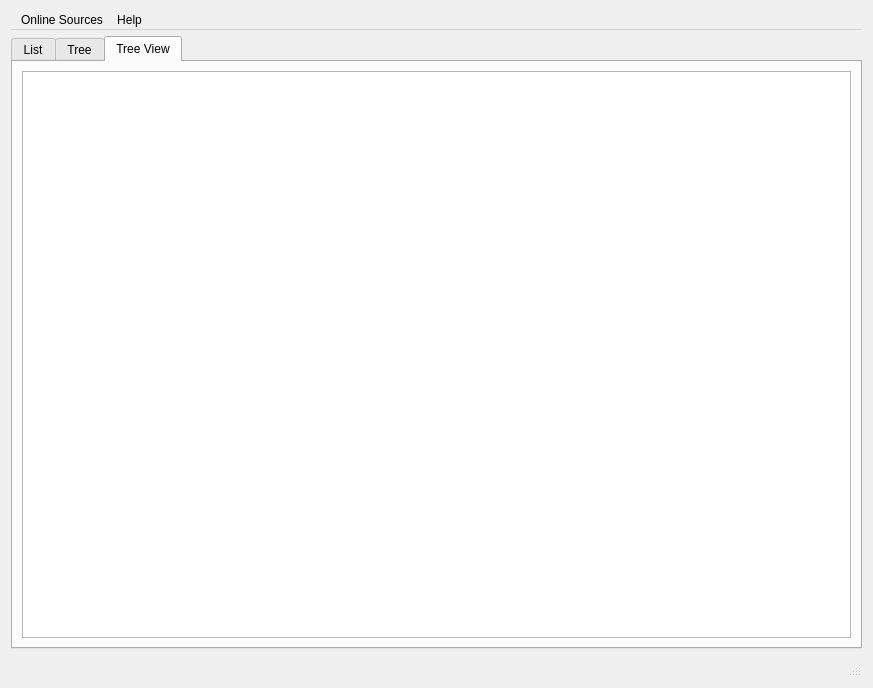
<?xml version="1.0" encoding="UTF-8"?>
<ui version="4.0">
 <class>TabDialogtoo</class>
 <widget class="QDialog" name="TabDialogtoo">
  <property name="geometry">
   <rect>
    <x>0</x>
    <y>0</y>
    <width>873</width>
    <height>688</height>
   </rect>
  </property>
  <property name="windowTitle">
   <string>Dialog</string>
  </property>
  <layout class="QVBoxLayout" name="verticalLayout">
   <item>
    <widget class="QMenuBar" name="menubar">
     <widget class="QMenu" name="menuOnline_Sources">
      <property name="title">
       <string>Online Sources</string>
      </property>
      <addaction name="actionLoad_more"/>
      <addaction name="separator"/>
      <addaction name="actionClose"/>
     </widget>
     <widget class="QMenu" name="menuHelp">
      <property name="title">
       <string>Help</string>
      </property>
      <addaction name="actionTopics"/>
     </widget>
     <addaction name="menuOnline_Sources"/>
     <addaction name="menuHelp"/>
    </widget>
   </item>
   <item>
    <widget class="QTabWidget" name="tabWidget">
     <property name="currentIndex">
      <number>2</number>
     </property>
     <widget class="QWidget" name="tab_list">
      <attribute name="title">
       <string>List</string>
      </attribute>
      <layout class="QVBoxLayout" name="verticalLayout_3">
       <item>
        <widget class="QListWidget" name="listWidget"/>
       </item>
      </layout>
     </widget>
     <widget class="QWidget" name="tab_tree">
      <attribute name="title">
       <string>Tree</string>
      </attribute>
      <layout class="QVBoxLayout" name="verticalLayout_2">
       <item>
        <widget class="QTreeWidget" name="treeWidget">
         <column>
          <property name="text">
           <string notr="true">1</string>
          </property>
         </column>
        </widget>
       </item>
      </layout>
     </widget>
     <widget class="QWidget" name="tab_tree_view">
      <attribute name="title">
       <string>Tree View</string>
      </attribute>
      <layout class="QVBoxLayout" name="verticalLayout_4">
       <item>
        <widget class="QTreeView" name="treeView"/>
       </item>
      </layout>
     </widget>
    </widget>
   </item>
   <item>
    <widget class="QStatusBar" name="statusbar"/>
   </item>
  </layout>
  <action name="actionLoad_more">
   <property name="text">
    <string>Load more</string>
   </property>
  </action>
  <action name="actionClose">
   <property name="text">
    <string>Close</string>
   </property>
  </action>
  <action name="actionTopics">
   <property name="text">
    <string>Topics</string>
   </property>
  </action>
 </widget>
 <resources/>
 <connections>
  <connection>
   <sender>actionClose</sender>
   <signal>triggered()</signal>
   <receiver>TabDialogtoo</receiver>
   <slot>close()</slot>
   <hints>
    <hint type="sourcelabel">
     <x>-1</x>
     <y>-1</y>
    </hint>
    <hint type="destinationlabel">
     <x>436</x>
     <y>343</y>
    </hint>
   </hints>
  </connection>
 </connections>
</ui>
